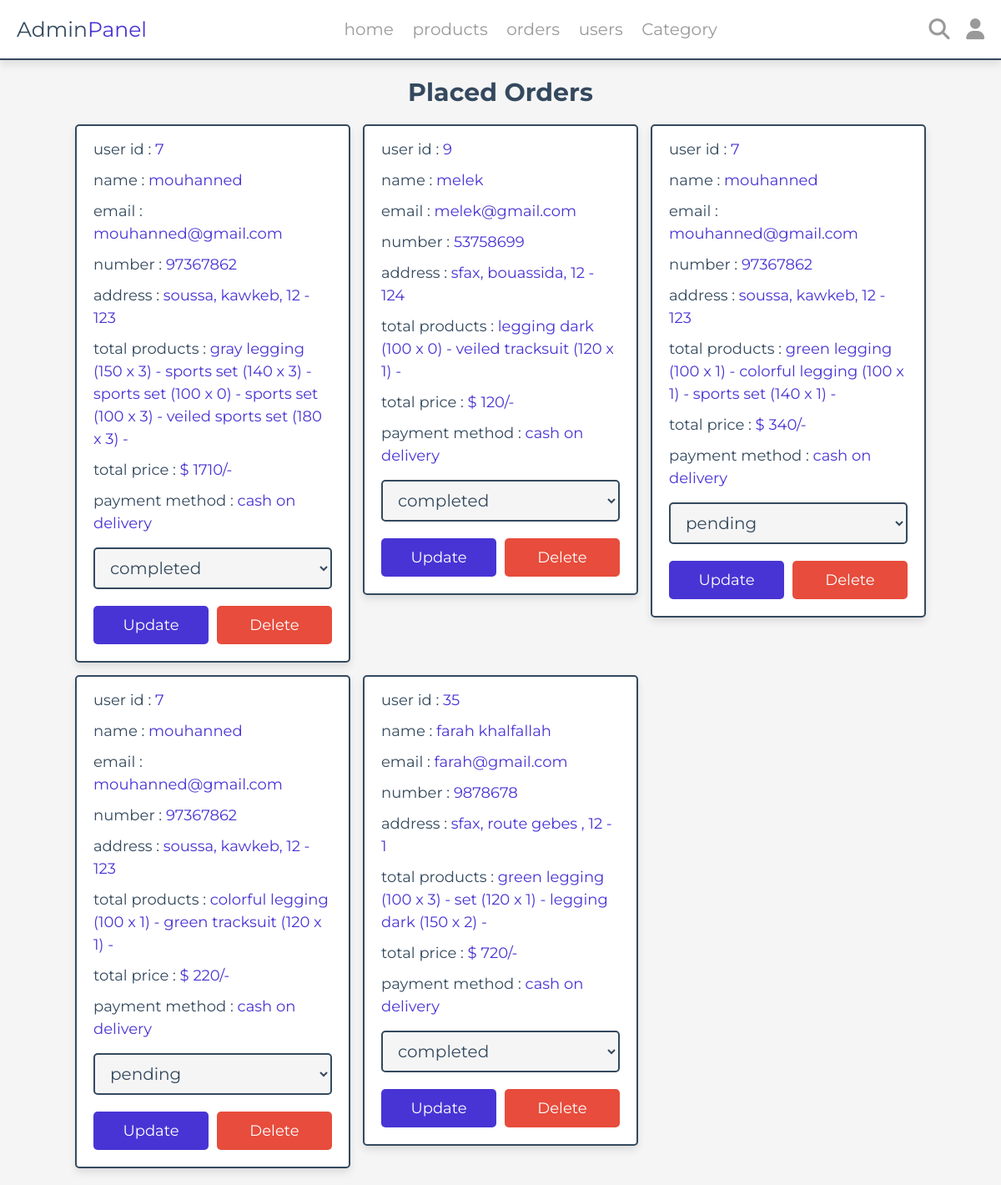
Screenshot of /placed_orders.php (signed in) with the database file from the repository.
### tables this page shows
CREATE TABLE `orders` (
  `id` int(100) NOT NULL,
  `user_id` int(100) NOT NULL,
  `name` varchar(20) NOT NULL,
  `number` varchar(10) NOT NULL,
  `email` varchar(50) NOT NULL,
  `method` varchar(50) NOT NULL,
  `address` varchar(50) NOT NULL,
  `total_products` varchar(1000) NOT NULL,
  `total_price` int(100) NOT NULL,
  `placed_on` date NOT NULL,
  `payment_status` varchar(20) NOT NULL
);

### placed_orders.php (the view, shortened to what this page needs)
<?php
include 'components\connect.php';
?>
<!DOCTYPE html>
<html lang="en">
<head>
   <link rel="stylesheet" href="https://cdnjs.cloudflare.com/ajax/libs/font-awesome/6.1.1/css/all.min.css">
   <link rel="stylesheet" href="css\admin_style.css">
</head>
<body>
   <?php include 'components\admin_header.php' ?>
   <section class="placed-orders">
      <h1 class="heading">placed orders</h1>
      <div class="box-container">
         <?php
         $select_orders = $conn->prepare("SELECT * FROM `orders`");
         $select_orders->execute();
         if ($select_orders->rowCount() > 0) {
            while ($fetch_orders = $select_orders->fetch(PDO::FETCH_ASSOC)) {
               ?>
               <div class="box">
                  <p> user id : <span>
                        <?= $fetch_orders['user_id']; ?>
                     </span> </p>
                  <p> name : <span>
                        <?= $fetch_orders['name']; ?>
                     </span> </p>
                  <p> email : <span>
                        <?= $fetch_orders['email']; ?>
                     </span> </p>
                  <p> number : <span>
                        <?= $fetch_orders['number']; ?>
                     </span> </p>
                  <p> address : <span>
                        <?= $fetch_orders['address']; ?>
                     </span> </p>
                  <p> total products : <span>
                        <?= $fetch_orders['total_products']; ?>
                     </span> </p>
                  <p> total price : <span>$
                        <?= $fetch_orders['total_price']; ?>/-
                     </span> </p>
                  <p> payment method : <span>
                        <?= $fetch_orders['method']; ?>
                     </span> </p>
                  <form action="" method="POST">
                     <select name="payment_status" class="drop-down">
                        <option value="" selected disabled>
                           <?= $fetch_orders['payment_status']; ?>
                        </option>
                     </select>
                     <div class="flex-btn">
                        <input type="submit" value="update" class="btn" name="update_payment">
                        <a href="placed_orders.php?delete=<?= $fetch_orders['id']; ?>" class="delete-btn"
                           onclick="return confirm('delete this order?');">delete</a>
                     </div>
                  </form>
               </div>
               <?php
            }
         } else {
            echo '<p class="empty">no orders placed yet!</p>';
         }
         ?>
      </div>
   </section>
</body>
</html>

### css/admin_style.css (style rules this page uses)
:root { --main-color:#4834d4; --red:#e74c3c; --orange:#f39c12; --black:#34495e; --white:#fff; --light-bg:#f5f5f5; --light-color:#999; --border:.2rem solid var(--black); --box-shadow:0 .5rem 1rem rgba(0,0,0,.1); }
* { font-family: 'Montserrat', sans-serif; margin:0; padding:0; box-sizing: border-box; text-decoration: none; outline: none; border:none; }
html { font-size: 62.5%; overflow-x: hidden; }
body { background-color: var(--light-bg); }
section { max-width: 1200px; margin:0 auto; padding:2rem; }
.btn, .delete-btn, .option-btn { display: block; margin-top: 1rem; border-radius: .5rem; cursor: pointer; width: 100%; font-size: 1.8rem; color:var(--white); padding:1.2rem 3rem; text-transform: capitalize; text-align: center; }
.btn { background-color: var(--main-color); }
.delete-btn { background-color: var(--red); }
.flex-btn { display: flex; gap:1rem; }
.heading { text-align: center; margin-bottom: 2rem; text-transform: capitalize; color:var(--black); font-size: 3rem; }
.placed-orders .box-container { display: grid; grid-template-columns: repeat(auto-fit, 33rem); gap:1.5rem; justify-content: center; align-items: flex-start; }
.placed-orders .box-container .box { background-color: var(--white); border-radius: .5rem; box-shadow: var(--box-shadow); border:var(--border); padding:2rem; padding-top: 1rem; }
.placed-orders .box-container .box p { padding: .5rem 0; line-height: 1.5; font-size: 1.8rem; color:var(--black); }
.placed-orders .box-container .box p span { color:var(--main-color); }
.placed-orders .box-container .box .drop-down { width: 100%; margin:1rem 0; background-color: var(--light-bg); padding:1rem 1.4rem; font-size: 2rem; color:var(--black); border:var(--border); border-radius: .5rem; }

### rows the page displays
orders: user "7", name "mouhanned", email "mouhanned@gmail.com", number "97367862", address "soussa, kawkeb, 12 - 123", total_products "gray legging (150 x 3) - sports set (140 x 3) - sports set (100 x 0) - sports set (100 x 3) - veiled sports set (180 x 3) -", total_price "1710", method "cash on delivery", payment_status "completed"
orders: user "9", name "melek", email "melek@gmail.com", number "53758699", address "sfax, bouassida, 12 - 124", total_products "legging dark (100 x 0) - veiled tracksuit (120 x 1) -", total_price "120", method "cash on delivery", payment_status "completed"
orders: user "7", name "mouhanned", email "mouhanned@gmail.com", number "97367862", address "soussa, kawkeb, 12 - 123", total_products "green legging (100 x 1) - colorful legging (100 x 1) - sports set (140 x 1) -", total_price "340", method "cash on delivery", payment_status "pending"
orders: user "7", name "mouhanned", email "mouhanned@gmail.com", number "97367862", address "soussa, kawkeb, 12 - 123", total_products "colorful legging (100 x 1) - green tracksuit (120 x 1) -", total_price "220", method "cash on delivery", payment_status "pending"
orders: user "35", name "farah khalfallah", email "farah@gmail.com", number "9878678", address "sfax, route gebes , 12 - 1", total_products "green legging (100 x 3) - set (120 x 1) - legging dark (150 x 2) -", total_price "720", method "cash on delivery", payment_status "completed"
